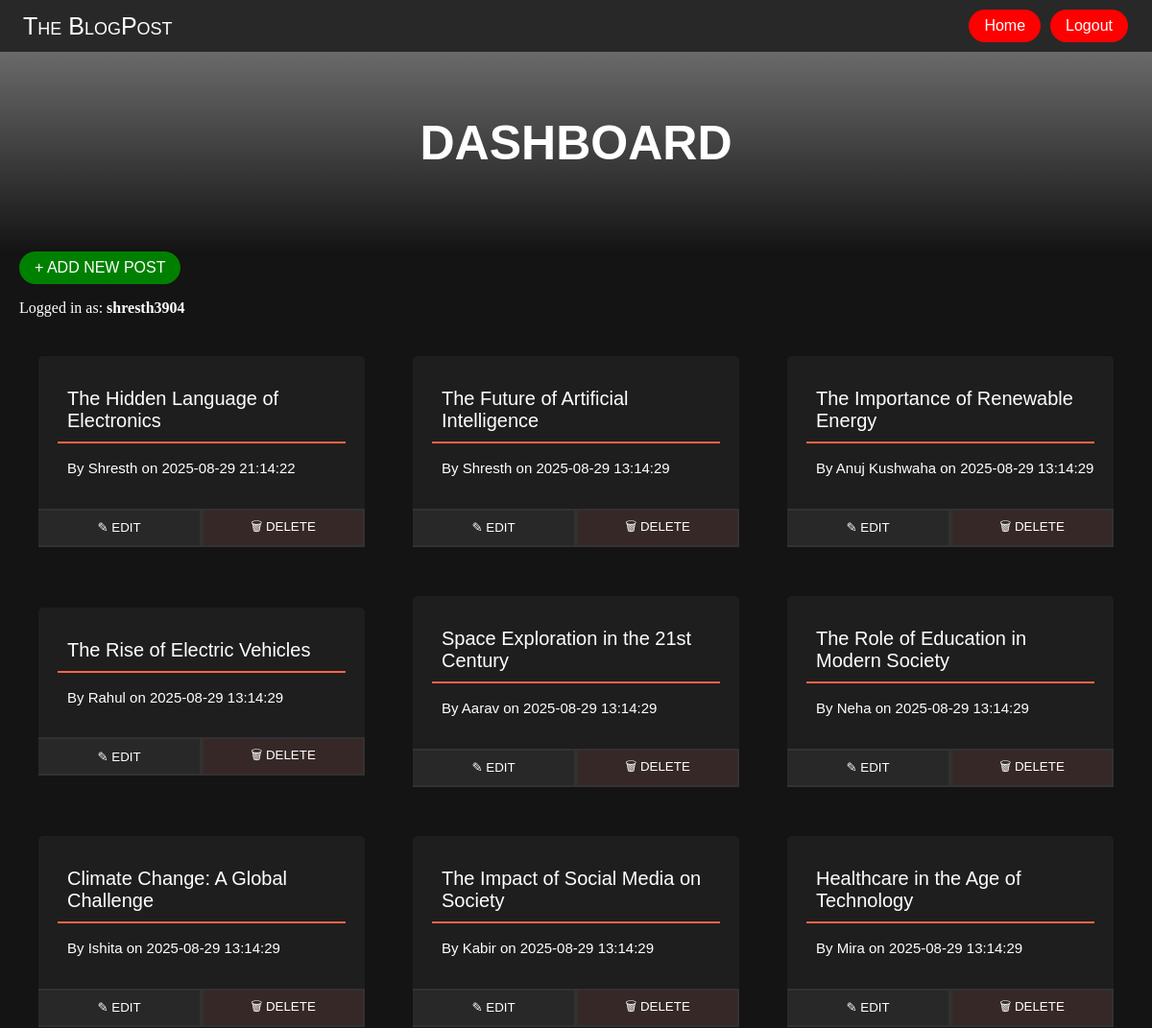
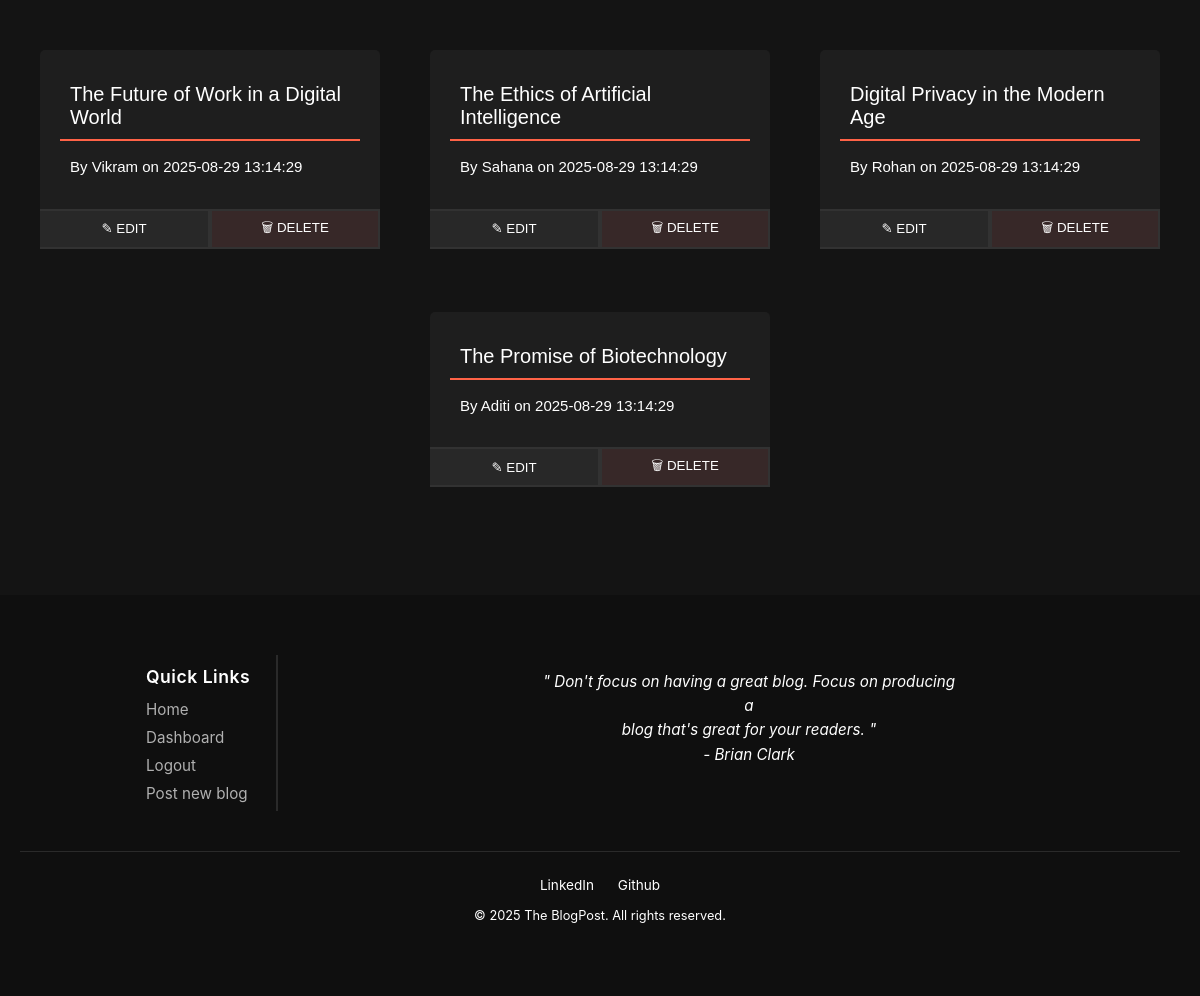
The app's page /dashboard (signed in) with its own data (2 pictures, top to bottom).
### tables this page shows
CREATE TABLE users (
            id INTEGER PRIMARY KEY,
            username TEXT NOT NULL UNIQUE,
            password TEXT NOT NULL
        , is_admin INTEGER DEFAULT 0);

CREATE TABLE blog (
    id INTEGER PRIMARY KEY AUTOINCREMENT,
    title TEXT,
    content TEXT,
    created_at DATETIME DEFAULT CURRENT_TIMESTAMP,
    author TEXT
, user_id INTEGER DEFAULT 1);

### app.py (the view)
@app.route("/dashboard")
@login_required
def dashboard():
    con = sqlite3.connect("database.db")
    cur = con.cursor()
    cur.execute("SELECT id, title,author, created_at FROM blog WHERE user_id = ? ORDER BY created_at DESC", (current_user.id,))
    blogs = cur.fetchall()
    con.close()
    html = render_template("dash_board.html", blogs = blogs, current_user = current_user)
    return html

### app.py (called while the page is built)
def get_db_connection():
    conn = sqlite3.connect('database.db')
    conn.row_factory = sqlite3.Row
    return conn

@login_manager.user_loader
def load_user(user_id):
    conn = get_db_connection()
    user_data = conn.execute('SELECT * FROM users WHERE id = ?', (user_id,)).fetchone()
    conn.close()
    if user_data:
        return User(id=user_data['id'], username=user_data['username'], password=user_data['password'])
    return None

### templates/dash_board.html (shortened to what this page needs)
<!DOCTYPE html>
<html lang="en">
<head>
    <link rel="stylesheet" href="{{ url_for('static', filename='dashboard.css') }}">
    <link rel = "stylesheet" href = "{{url_for('static', filename = 'style.css')}}">
</head>
    <body id = "dashboard_body">
        <div class = "top">
            <a class = "left" href = "{{url_for('index')}}">The BlogPost</a>
            <div class = "nav_links">
                {% if current_user.is_authenticated %}
                    <a class = "right" href="{{ url_for('index') }}">Home</a>
                    <a class = "right" href="{{ url_for('logout') }}">Logout</a>
                {% else %}
                    <a class = "right" href="{{ url_for('login') }}">Login</a>
                {% endif %}
            </div>
        </div>
    <div class = "dashboard" id = "dashboard">
        <h1 style = "font-family:Arial;color: white; text-align: center; padding-top: 20px;">DASHBOARD</h1>
    </div>
        <div class = "dashboard_options">
                <a class = "submit" href = "{{url_for('submit')}}"> + ADD NEW POST</a>
                <p style= "font-family:sans serif;color:white;margin-left:20px;"> Logged in as: <b>{{current_user.username}}</b> {% if current_user.is_admin == 1 %}(admin){% endif %}</p>
            </div>
        {% if not blogs %}
            <div class ="no_blogs" style = "display:flex;height: 100px;">
            <h2 style = "color: white; text-align: center;">No blogs to show. Create one!</h2>
            </div>
        {% else %}
            <div class = "blog_interface">
            {% for blog in blogs %}
            <div class = "blogs_container">
                <div onclick = "fetch_blog('{{blog[0]}}')" class = "blog_interface_blog">
                        <h2 style = "color: white;">{{blog[1]}}</h2>
                        <p style = "color: white;">By {{blog[2]}} on {{blog[3]}} {% if current_user.is_admin == 1 %}<br> Username: {{blog[4]}}{% endif %}</p>
                </div>
                    <div class = "options" style = "text-align: center;">
                        <form method = "GET" action = "/edit">
                            <button class = "blog_btn2" id = "delete" href = "">✎ EDIT</button>
                        </form>
                        <form method = "POST" action = "/delete">
                            <button class = "blog_btn1" id = "delete" href = ""> 🗑 DELETE</button>
                        </form>
                    </div>
            </div>
            {% endfor %}
            </div>
        {% endif %}
    <div id = "footer" class = "footer" >
        <div class = "footer_content">
            <div class = "link_box">
            <div class = "quick_links" style = "color:white;">
                <h1>Quick Links</h1>
                <ul>
                    <li><a class = "links" href = "{{url_for('index')}}">Home</a></li>
                    <li><a class = "links" href = "{{url_for('dashboard')}}">Dashboard</a></li>
                    {% if current_user.is_authenticated %}
                        <li><a class = "links" href = "{{url_for('logout')}}">Logout</a></li>
                    {% else %}
                        <li><a class = "links" href = "{{url_for('login')}}">Login</a></li>
                        <li><a class = "links" href = "{{url_for('signup')}}">Signup</a></li>
                    {% endif %}
                    <li><a class = "links" href = "{{url_for('submit')}}">Post new blog</a></li>
                </ul>
            </div>
        </div>
            <div class = "quote">
                <p style = "text-align:center; color:white;">" Don't focus on having a great blog. Focus on producing a <br>blog that's great for your readers. "<br> - Brian Clark</p>
            </div>
        </div>
        <div class = "footer_bottom">
            <a  href = "https://www.linkedin.com/in/shresth-65ab02304/" style = "color:white;">LinkedIn</a>
            <a href = "https://github.com/shresth3904" style = "color:white;">Github</a>
            <p style = "text-align:center; color:white;">&copy; 2025 The BlogPost. All rights reserved.</p>
        </div>
        </div>
</body>
</html>

### static/dashboard.css (style rules this page uses)
body { margin:0; padding:0; }
#dashboard_body { background-color: rgb(20, 20, 20); margin: 0; }
.dashboard { padding-top:100px; width: 100%; margin: auto; padding-bottom: 50px; font-size: 25px; background-image: linear-gradient(to top , rgb(20, 20, 20), grey); font-variant: small-caps; }
.submit { font-family: "Trebuchet MS", "Lucida Sans Unicode", "Lucida Grande", "Lucida Sans", Arial, sans-serif; display: inline-block; background-color: green; padding: 8px 16px; border-radius: 20px; transition: all 0.3s ease; color: white; text-decoration: none; margin-left: 20px; }
.blog_interface { display:flex; flex-wrap: wrap; width: 100%; padding-bottom: 50px; justify-content: center; }
.blogs_container { padding: 0px; transition: all 0.3s ease; display:flex; width: 340px; height: 200px; justify-content: center; flex-direction: column; align-items: center; border-radius: 50px; margin:25px; }
.blog_interface_blog { color: white; background-color: rgb(30, 30, 30); text-align: left; width: 300px; margin: 20px; padding: 10px 20px 20px 20px; border-radius: 5px 5px 0px 0px; font-family: "Trebuchet MS", "Lucida Sans Unicode", "Lucida Grande", "Lucida Sans", Arial, sans-serif; margin-bottom: 0px; cursor: pointer; }
.blog_interface_blog h2 { font-family: "Trebuchet MS", "Lucida Sans Unicode", "Lucida Grande", "Lucida Sans", Arial, sans-serif; margin-bottom: 10px; font-weight: 400; padding-bottom: 10px; padding-left: 10px; font-size: 20px; border-bottom: solid tomato 2px; }
.blog_interface_blog p { font-family: "Trebuchet MS", "Lucida Sans Unicode", "Lucida Grande", "Lucida Sans", Arial, sans-serif; margin-bottom: 10px; line-height: 1.5; padding-left: 10px; font-size: 15px; }
.options { display: flex; width:300px; justify-content: center; margin:20px; margin-top: 0px; align-items: center; padding: 0px 0px 0px 0px; }
.blog_btn1 { font-family: "Trebuchet MS", "Lucida Sans Unicode", "Lucida Grande", "Lucida Sans", Arial, sans-serif; display: inline-block; background-color: rgb(55, 40, 40); padding: 0px 16px; border-radius: 0px 0px 0px 0px; width: 170px; border: solid rgb(50 ,50, 50) 2px; height:40px; transition: all 0.3s ease; color: white; text-decoration: none; margin: 0px; }
.blog_btn2 { font-family: "Trebuchet MS", "Lucida Sans Unicode", "Lucida Grande", "Lucida Sans", Arial, sans-serif; display: inline-block; background-color: rgb(40, 40, 40); padding: 8px 16px; border-radius: 0px 0px 0px 0px; width: 170px; height:40px; border: solid rgb(50 ,50, 50) 2px; border-left:none; transition: all 0.3s ease; color: white; text-decoration: none; margin: 0px; }

### records on screen
users: username "shresth3904"
blog: title "The Hidden Language of Electronics", author "Shresth", created_at "2025-08-29 21:14:22"
blog: title "The Future of Artificial Intelligence", author "Shresth", created_at "2025-08-29 13:14:29"
blog: title "The Importance of Renewable Energy", author "Anuj Kushwaha", created_at "2025-08-29 13:14:29"
blog: title "The Rise of Electric Vehicles", author "Rahul", created_at "2025-08-29 13:14:29"
blog: title "Space Exploration in the 21st Century", author "Aarav", created_at "2025-08-29 13:14:29"
blog: title "The Role of Education in Modern Society", author "Neha", created_at "2025-08-29 13:14:29"
blog: title "Climate Change: A Global Challenge", author "Ishita", created_at "2025-08-29 13:14:29"
blog: title "The Impact of Social Media on Society", author "Kabir", created_at "2025-08-29 13:14:29"
blog: title "Healthcare in the Age of Technology", author "Mira", created_at "2025-08-29 13:14:29"
blog: title "The Future of Work in a Digital World", author "Vikram", created_at "2025-08-29 13:14:29"
blog: title "The Ethics of Artificial Intelligence", author "Sahana", created_at "2025-08-29 13:14:29"
blog: title "Digital Privacy in the Modern Age", author "Rohan", created_at "2025-08-29 13:14:29"
blog: title "The Promise of Biotechnology", author "Aditi", created_at "2025-08-29 13:14:29"
